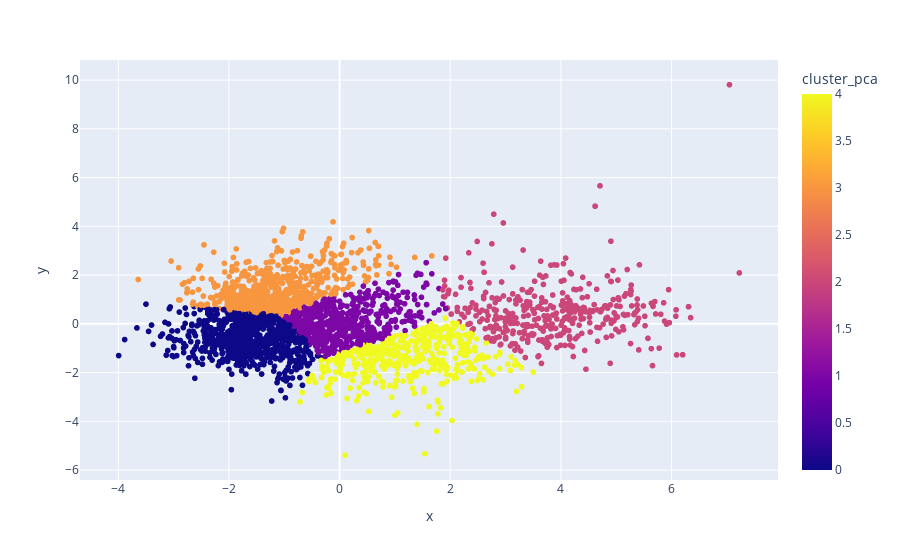

Here is the notebook cell this chart was saved with:
### Code cell
fig = px.scatter(projection, x='x', y='y', color='cluster_pca', hover_data=['x',  'y', 'generos'])

fig.show()

### Figure 1 — Plotly figure (JSON) as saved in the notebook; plotly's stock layout.template omitted (floating-point values rounded to 4 significant figures; data arrays with more than 128 entries replaced by an {"elided": "..."} marker saying what was removed)
{"data": [{"customdata": {"elided": "2973x1 str values"}, "hovertemplate": "x=%{x}<br>y=%{y}<br>generos=%{customdata[0]}<br>cluster_pca=%{marker.color}<extra></extra>", "legendgroup": "", "marker": {"color": {"elided": "2973 int values"}, "coloraxis": "coloraxis", "symbol": "circle"}, "mode": "markers", "name": "", "showlegend": false, "type": "scattergl", "x": {"elided": "2973 float values"}, "xaxis": "x", "y": {"elided": "2973 float values"}, "yaxis": "y"}], "layout": {"coloraxis": {"colorbar": {"title": {"text": "cluster_pca"}}, "colorscale": [[0, "#0d0887"], [0.1111, "#46039f"], [0.2222, "#7201a8"], [0.3333, "#9c179e"], [0.4444, "#bd3786"], [0.5556, "#d8576b"], [0.6667, "#ed7953"], [0.7778, "#fb9f3a"], [0.8889, "#fdca26"], [1, "#f0f921"]]}, "legend": {"tracegroupgap": 0}, "margin": {"t": 60}, "xaxis": {"anchor": "y", "domain": [0, 1], "title": {"text": "x"}}, "yaxis": {"anchor": "x", "domain": [0, 1], "title": {"text": "y"}}}}
